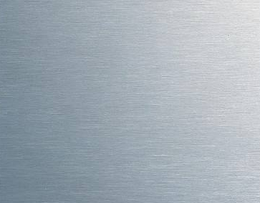
%> input picture gg/image - 副本/0.png, 260 x 203 px, shrunk from 363 x 283 before the run
$ octave --eval "result = OTSU3(imread('../image - 副本/0.png'));"   (GNU Octave 9; MATLAB toolbox functions it lacks are replaced by stand-ins)
%> lines starting %> are read from the running program, lines starting %| are printed output that depends on the picture; in (x1, y1, x2, y2) boxes, pixels count from 0 and x2, y2 are one past the last pixel; in counts of white or black regions, pixels touching at a corner belong together; the program's own positions count from 1
### gg/threshold/DynamicMean.m
function [ Ii ] = DynamicMean( im )
%DYNAMICMEAN 动态均值法，避免光照影响
%   input:待处理图片 output:处理后图片
    [x,y,z] = size(im);
    if z~=1
        im = rgb2gray(im);
    else
        im = im;
    end

    [m,n] = size(im);
    I = double(im);% 必须转换成double类型这样才可以做运算
    R = zeros(m,n);% 记录行灰度值
    C = zeros(m,n);% 记录列灰度值
    Rmean = zeros(m,1);% 记录行均值
    Cmean = zeros(1,n);% 记录列均值
    % 计算行均值
    for i = 1:m
        for j = 1:n
            Rmean(i) = Rmean(i) + I(i,j);
        end
        Rmean(i) = Rmean(i)/n;
    end
    % 计算列均值
    for i = 1:n
        for j = 1:m
            Cmean(i) = Cmean(i) + I(j,i);
        end
        Cmean(i) = Cmean(i)/m;
    end
    % 计算阈值
    DR = zeros(m,1);% 记录行阈值
    DC = zeros(1,n);% 记录列阈值
    bcyz = 0.2;% 补偿因子
    for i = 1:m
        DR(i) = Rmean(i) + bcyz*(max(I(i,:)) - Rmean(i));
    end
    for i = 1:n
        DC(i) = Cmean(i) + bcyz*(max(I(:,i)) - Cmean(i));
    end
    % 计算暗灰度均值
    DRdarkmean = zeros(m,1);% 记录行暗灰度均值
    DCdarkmean = zeros(1,n);% 记录列暗灰度均值
    for i = 1:m
        p = 0;
        for j = 1:n
            if I(i,j) <= DR(i)
                DRdarkmean(i) = DRdarkmean(i) + I(i,j);
                p = p+1;
            end
        end
        DRdarkmean(i) = DRdarkmean(i)/p;
    end
    for i = 1:n
        p = 0;
        for j = 1:m
            if I(j,i) <= DC(i)
                DCdarkmean(i) = DCdarkmean(i) + I(j,i);
                p = p+1;
            end
        end
        DCdarkmean(i) = DCdarkmean(i)/p;
    end
    % 计算按阈值分割的灰度值
    for i = 1:m
        for j = 1:n
            if I(i,j) < DR(i)
                R(i,j) = I(i,j);
            else
                R(i,j) = DRdarkmean(i);
            end
        end
    end
    for j = 1:n
        for i = 1:m
            if I(i,j) < DC(j)
                C(i,j) = I(i,j);
            else
                C(i,j) = DCdarkmean(j);
            end
        end
    end
    % 动态均值处理后灰度值
    Ii = (R+C)/2;
    Ii = uint8(Ii);
end

### gg/threshold/OTSU.m
function [ oo, levelo, object, background ] = OTSU( im )
%OTSU 最大类间方差法
%   im:待处理图片 oo:处理后图片 levelo:阈值
    object = im;
    background = im;

    [x,y,z] = size(im);
    if z~=1
        oo = rgb2gray(im);
    else
        oo = im;
    end
    levelo = graythresh(oo);
    levelo = floor(levelo*256);
    [m,n] = size(oo);
    for a=1:m;
       for b=1:n;
           if oo(a,b)>=levelo;
               oo(a,b)=0;
               object(a,b,1) = 0;
               object(a,b,2) = 0;
               object(a,b,3) = 0;
           else
               oo(a,b)=255;
               background(a,b,1) = 0;
               background(a,b,2) = 0;
               background(a,b,3) = 0;
           end
       end
    end
end

### gg/threshold/OTSU3.m
function [ object, background ] = OTSU3( img )
%OTSU3 此处显示有关此函数的摘要
%   此处显示详细说明
    background = img;
    object = img;
    J = img;
    R = J(:,:,1);
    G = J(:,:,2);
    B = J(:,:,3);

    G = DynamicMean(G);
    R = DynamicMean(R);
    B = DynamicMean(B);

    [or,rt] = OTSU(R);
    [og,gt] = OTSU(G);
    [ob,bt] = OTSU(B);

    [m,n] = size(or);

    for i=1:m
        for j=1:n
            if or(i,j)==og(i,j)&&or(i,j)==ob(i,j)&&or(i,j)==255
                background(i,j,1) = 0;
                background(i,j,2) = 0;
                background(i,j,3) = 0;
            else
                object(i,j,1) = 0;
                object(i,j,2) = 0;
                object(i,j,3) = 0;
            end
        end
    end

end
%> in OTSU3, background is the input picture: size 203x260x3 uint8; mean R, G, B 162.3, 172.5, 181.3
%> in OTSU3, `B = J(:,:,3);`:
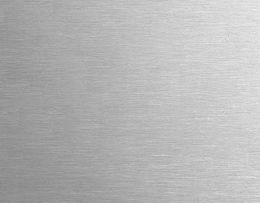
%> B: size 203x260 uint8; min 132, max 237, mean 181.3
%> after the loop in DynamicMean, `for i = 1:m`: Rmean = 203 values, max 187 at index 4, min 155.9 at index 199, mean 172.5
%> after the loop in DynamicMean, `for i = 1:n`: Cmean = 260 values, max 210.4 at index 260, min 136.2 at index 2, mean 172.5
%> after the loop in DynamicMean, `for i = 1:m`: DR = 203 values, max 196.1 at index 10, min 163.9 at index 199, mean 181
%> after the loop in DynamicMean, `for i = 1:n`: DC = 260 values, max 214.5 at index 260, min 139.4 at index 5, mean 176.6
%> after the loop in DynamicMean, `for i = 1:m`: DRdarkmean = 203 values, max 170.2 at index 11, min 142.3 at index 202, mean 156.6
%> after the loop in DynamicMean, `for i = 1:n`: DCdarkmean = 260 values, max 203.3 at index 259, min 132.6 at index 2, mean 166.9
%> in DynamicMean, `Ii = (R+C)/2;`:
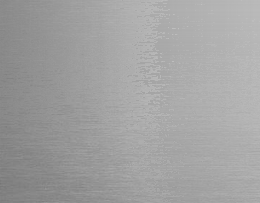
%> Ii: size 203x260 double; min 118, max 192, mean 161.8
%> in OTSU, `levelo = graythresh(oo);`: levelo = 0.569
%> in OTSU, `levelo = floor(levelo*256);`: levelo = 145
%> after the loop in OTSU, `for a=1:m;`:
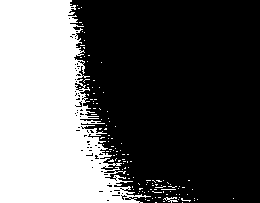
%> oo: size 203x260 uint8; 36% white; 128 white regions (126 under 20 px), largest, box (x1, y1, x2, y2) and area: (0, 0, 151, 203) 18653, (163, 197, 178, 203) 40
%> after the loop in OTSU (call 2), `for a=1:m;`: oo: size 203x260 uint8; 35.9% white; 137 white regions (134 under 20 px), largest, box (x1, y1, x2, y2) and area: (0, 0, 152, 203) 18576, (164, 197, 177, 203) 38, (97, 137, 106, 143) 23
%> in OTSU3, `[og,gt] = OTSU(G);`: gt = 158
%> in OTSU (call 3), `levelo = graythresh(oo);`: levelo = 0.659
%> in OTSU (call 3), `levelo = floor(levelo*256);`: levelo = 168
%> after the loop in OTSU (call 3), `for a=1:m;`:
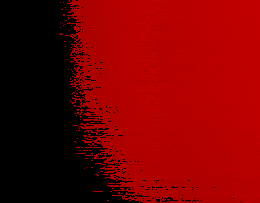
%> background: size 203x260x3 uint8; mean R, G, B 117.5, 0, 0
%> after the loop in OTSU (call 3), `for a=1:m;`:
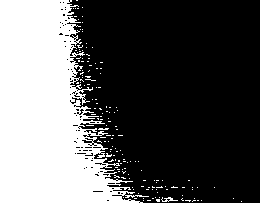
%> oo: size 203x260 uint8; 34.8% white; 155 white regions (153 under 20 px), largest, box (x1, y1, x2, y2) and area: (0, 0, 149, 203) 17930, (161, 197, 178, 202) 38
%> after the loop in OTSU3, `for i=1:m`:
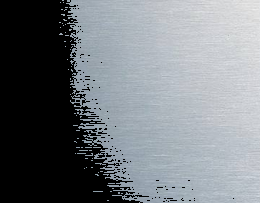
%> background: size 203x260x3 uint8; mean R, G, B 118, 122.9, 127.8
%> after the loop in OTSU3, `for i=1:m`:
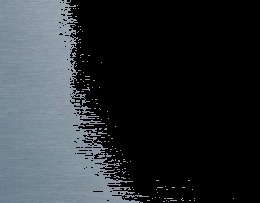
%> object: size 203x260x3 uint8; mean R, G, B 44.3, 49.5, 53.5
